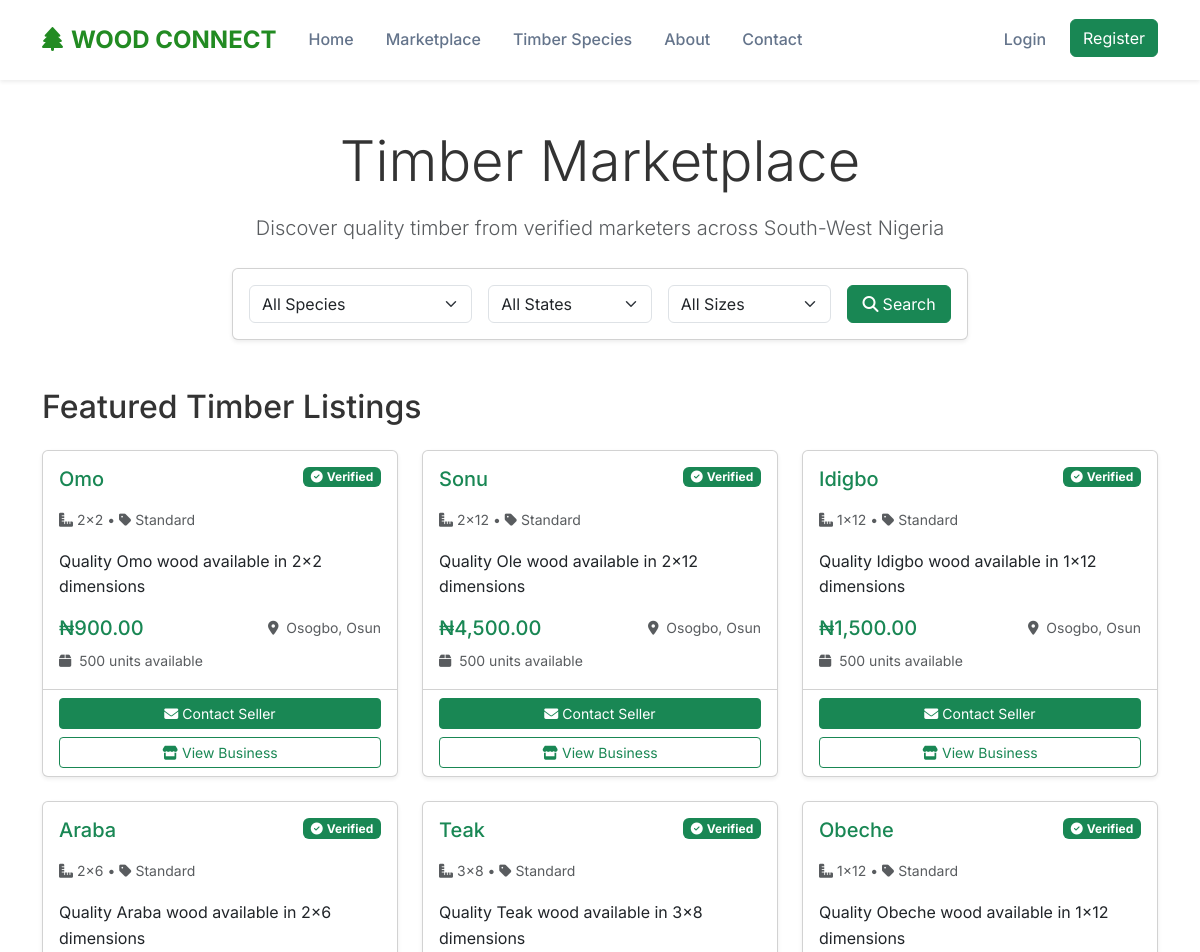
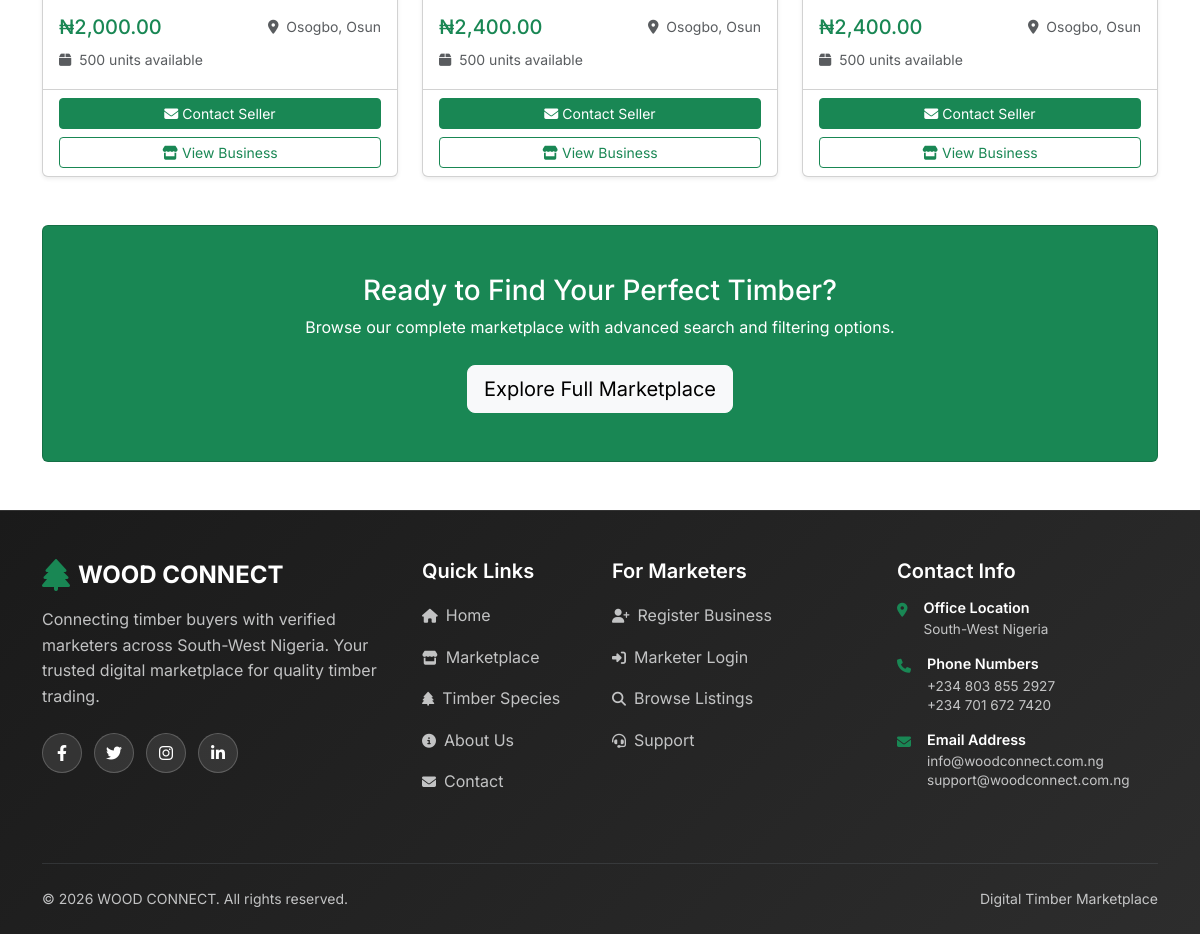
The app's page /marketplace/index.php with its own data (2 pictures, top to bottom).
### tables this page shows
CREATE TABLE `inventory` (
  `id` int(11) NOT NULL,
  `marketer_id` int(11) NOT NULL,
  `species_id` int(11) NOT NULL,
  `dimensions` varchar(50) NOT NULL,
  `price_per_unit` decimal(10,2) NOT NULL,
  `quantity_available` int(11) NOT NULL DEFAULT 0,
  `unit_type` enum('length','piece','bundle') DEFAULT 'length',
  `quality_grade` enum('premium','standard','economy') DEFAULT 'standard',
  `description` text DEFAULT NULL,
  `image_path` varchar(500) DEFAULT NULL,
  `is_available` tinyint(1) DEFAULT 1,
  `created_at` timestamp NOT NULL DEFAULT current_timestamp(),
  `updated_at` timestamp NOT NULL DEFAULT current_timestamp() ON UPDATE current_timestamp()
);

CREATE TABLE `species` (
  `id` int(11) NOT NULL,
  `scientific_name` varchar(255) NOT NULL,
  `common_names` longtext NOT NULL CHECK (json_valid(`common_names`)),
  `family` varchar(100) DEFAULT NULL,
  `density_range` varchar(100) DEFAULT NULL,
  `durability` varchar(50) DEFAULT NULL,
  `timber_value_rank` int(11) DEFAULT 1,
  `common_uses` longtext DEFAULT NULL CHECK (json_valid(`common_uses`)),
  `description` text DEFAULT NULL,
  `image_path` varchar(500) DEFAULT NULL,
  `created_at` timestamp NOT NULL DEFAULT current_timestamp(),
  `updated_at` timestamp NOT NULL DEFAULT current_timestamp() ON UPDATE current_timestamp()
);

CREATE TABLE `marketers` (
  `id` int(11) NOT NULL,
  `business_name` varchar(255) NOT NULL,
  `owner_name` varchar(255) NOT NULL,
  `address` text NOT NULL,
  `city` varchar(100) NOT NULL,
  `state` enum('Ondo','Ekiti','Osun','Oyo','Ogun','Lagos') NOT NULL,
  `local_government` varchar(100) NOT NULL,
  `phone` varchar(20) NOT NULL,
  `email` varchar(255) DEFAULT NULL,
  `password_hash` varchar(255) DEFAULT NULL,
  `business_description` text DEFAULT NULL,
  `verification_status` enum('pending','verified','rejected') DEFAULT 'verified',
  `verification_notes` text DEFAULT NULL,
  `profile_image` varchar(500) DEFAULT NULL,
  `registration_date` timestamp NOT NULL DEFAULT current_timestamp(),
  `last_login` timestamp NULL DEFAULT NULL,
  `is_active` tinyint(1) DEFAULT 1,
  `reset_token` varchar(100) DEFAULT NULL,
  `reset_expires` timestamp NULL DEFAULT NULL
);

### includes/functions.php (called while the page is built, shortened)
<?php
function formatNaira($amount)
{
    return '₦' . number_format($amount, 2);
}
function url($path = '')
{
    return BASE_URL . '/' . ltrim($path, '/');
}

### marketplace/index.php (the view, shortened to what this page needs)
<?php
require_once '../includes/config.php';
try {
    $featured_stmt = $pdo->query("
        SELECT i.*, s.scientific_name, s.common_names,
               m.business_name, m.city, m.state, m.verification_status
        FROM inventory i
        JOIN species s ON i.species_id = s.id
        JOIN marketers m ON i.marketer_id = m.id
        WHERE i.is_available = TRUE
        AND m.verification_status = 'verified'
        AND m.is_active = TRUE
        AND i.quantity_available > 0
        ORDER BY i.updated_at DESC
        LIMIT 6
    ");
    $featured_items = $featured_stmt->fetchAll(PDO::FETCH_ASSOC);
} catch (PDOException $e) {
    $featured_items = [];
    error_log("Marketplace query error: " . $e->getMessage());
}
    include '../includes/header.php';
    ?>
    <div class="container py-5">
        <div class="row mb-5">
            <div class="col-lg-8 mx-auto text-center">
                <h1 class="display-4 mb-3">Timber Marketplace</h1>
                <p class="lead text-muted">Discover quality timber from verified marketers across South-West Nigeria</p>
                <div class="card shadow-sm mt-4">
                    <div class="card-body">
                    <form action="<?php echo url('marketplace/search.php'); ?>" method="GET" class="row g-3">
                            <div class="col-md-4">
                                <select name="species" class="form-select">
                                    <option value="">All Species</option>
                                </select>
                            </div>
                            <div class="col-md-3">
                                <select name="state" class="form-select">
                                    <option value="">All States</option>
                                </select>
                            </div>
                            <div class="col-md-3">
                                <select name="dimensions" class="form-select">
                                    <option value="">All Sizes</option>
                                </select>
                            </div>
                            <div class="col-md-2">
                                <button type="submit" class="btn btn-success w-100">
                                    <i class="fas fa-search me-1"></i>Search
                                </button>
                            </div>
                        </form>
                    </div>
                </div>
            </div>
        </div>
        <div class="row mb-5">
            <div class="col-12">
                <h2 class="mb-4">Featured Timber Listings</h2>
                <?php if (empty($featured_items)): ?>
                    <div class="alert alert-info">
                        <i class="fas fa-info-circle me-2"></i>
                        No timber listings available at the moment. Check back later or
                        <a href="<?php echo url('marketplace/search.php'); ?>" class="alert-link">browse all listings</a>.
                    </div>
                <?php else: ?>
                    <div class="row g-4">
                        <?php foreach ($featured_items as $item):
                            $common_names = json_decode($item['common_names'], true);
                            $primary_name = $common_names[0] ?? $item['scientific_name'];
                        ?>
                            <div class="col-lg-4 col-md-6">
                                <div class="card h-100 shadow-sm">
                                    <div class="card-body">
                                        <div class="d-flex justify-content-between align-items-start mb-2">
                                            <h5 class="card-title text-success"><?php echo $primary_name; ?></h5>
                                            <?php if ($item['verification_status'] === 'verified'): ?>
                                                <span class="badge bg-success">
                                                    <i class="fas fa-check-circle me-1"></i>Verified
                                                </span>
                                            <?php endif; ?>
                                        </div>
                                        <p class="card-text">
                                            <small class="text-muted">
                                                <i class="fas fa-ruler-combined me-1"></i><?php echo $item['dimensions']; ?> •
                                                <i class="fas fa-tag me-1"></i><?php echo ucfirst($item['quality_grade']); ?>
                                            </small>
                                        </p>
                                        <p class="card-text"><?php echo $item['description'] ?: 'Quality timber available.'; ?></p>
                                        <div class="d-flex justify-content-between align-items-center mt-auto">
                                            <span class="h5 text-success mb-0"><?php echo formatNaira($item['price_per_unit']); ?></span>
                                            <small class="text-muted">
                                                <i class="fas fa-map-marker-alt me-1"></i>
                                                <?php echo $item['city']; ?>, <?php echo $item['state']; ?>
                                            </small>
                                        </div>
                                        <div class="mt-2">
                                            <small class="text-muted">
                                                <i class="fas fa-box me-1"></i>
                                                <?php echo $item['quantity_available']; ?> units available
                                            </small>
                                        </div>
                                    </div>
                                    <div class="card-footer bg-transparent">
                                        <div class="d-grid gap-2">
                                        <a href="<?php echo url('marketplace/inquiry.php'); ?>?inventory_id=<?php echo $item['id']; ?>" class="btn btn-success btn-sm">
                                                <i class="fas fa-envelope me-1"></i>Contact Seller
                                            </a>
                                            <a href="<?php echo url('marketplace/profile.php'); ?>?marketer_id=<?php echo $item['marketer_id']; ?>" class="btn btn-outline-success btn-sm">
                                                <i class="fas fa-store me-1"></i>View Business
                                            </a>
                                        </div>
                                    </div>
                                </div>
                            </div>
                        <?php endforeach; ?>
                    </div>
                <?php endif; ?>
            </div>
        </div>
        <div class="row">
            <div class="col-12 text-center">
                <div class="card bg-success text-white">
                    <div class="card-body py-5">
                        <h3>Ready to Find Your Perfect Timber?</h3>
                        <p class="mb-4">Browse our complete marketplace with advanced search and filtering options.</p>
                        <a href="<?php echo url('marketplace/search.php'); ?>" class="btn btn-light btn-lg">Explore Full Marketplace</a>
                    </div>
                </div>
            </div>
        </div>
    </div>
    <?php include '../includes/footer.php'; ?>
</body>
</html>

### assets/css/style.css (style rules this page uses)
:root { --primary-green: #228B22; --earth-brown: #8B4513; --warm-amber: #D2691E; --slate-gray: #64748b; --off-white: #f8fafc; --forest-dark: #1a5e1a; }
* { margin: 0; padding: 0; box-sizing: border-box; }
body { font-family: 'Inter', sans-serif; line-height: 1.6; color: #333; background-color: #fff; }
html, body { height: 100%; }
body { display: flex; flex-direction: column; min-height: 100vh; }

### records on screen
inventory: species.common_names "Omo", dimensions "2x2", quality_grade "Standard", description "Quality Omo wood available in 2x2 dimensions", price_per_unit "₦900.00", marketer.city "Osogbo", marketer.state "Osun", quantity_available "500"
inventory: species.common_names "Sonu", dimensions "2x12", quality_grade "Standard", description "Quality Ole wood available in 2x12 dimensions", price_per_unit "₦4,500.00", marketer.city "Osogbo", marketer.state "Osun", quantity_available "500"
inventory: species.common_names "Idigbo", dimensions "1x12", quality_grade "Standard", description "Quality Idigbo wood available in 1x12 dimensions", price_per_unit "₦1,500.00", marketer.city "Osogbo", marketer.state "Osun", quantity_available "500"
inventory: species.common_names "Araba", dimensions "2x6", quality_grade "Standard", description "Quality Araba wood available in 2x6 dimensions", price_per_unit "₦2,000.00", marketer.city "Osogbo", marketer.state "Osun", quantity_available "500"
inventory: species.common_names "Teak", dimensions "3x8", quality_grade "Standard", description "Quality Teak wood available in 3x8 dimensions", price_per_unit "₦2,400.00", marketer.city "Osogbo", marketer.state "Osun", quantity_available "500"
inventory: species.common_names "Obeche", dimensions "1x12", quality_grade "Standard", description "Quality Obeche wood available in 1x12 dimensions", price_per_unit "₦2,400.00", marketer.city "Osogbo", marketer.state "Osun", quantity_available "500"
